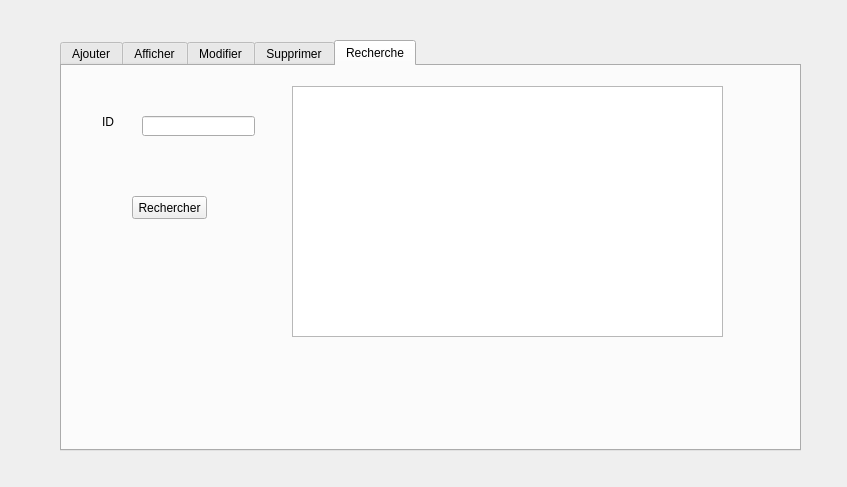
<?xml version="1.0" encoding="UTF-8"?>
<ui version="4.0">
 <class>Places</class>
 <widget class="QDialog" name="Places">
  <property name="geometry">
   <rect>
    <x>0</x>
    <y>0</y>
    <width>847</width>
    <height>487</height>
   </rect>
  </property>
  <property name="windowTitle">
   <string>Dialog</string>
  </property>
  <widget class="QTabWidget" name="GrerPlaces">
   <property name="geometry">
    <rect>
     <x>60</x>
     <y>40</y>
     <width>741</width>
     <height>411</height>
    </rect>
   </property>
   <property name="currentIndex">
    <number>4</number>
   </property>
   <widget class="QWidget" name="tab_7">
    <attribute name="title">
     <string>Ajouter</string>
    </attribute>
    <widget class="QLabel" name="label_3">
     <property name="geometry">
      <rect>
       <x>60</x>
       <y>140</y>
       <width>47</width>
       <height>13</height>
      </rect>
     </property>
     <property name="text">
      <string>Zone</string>
     </property>
    </widget>
    <widget class="QLabel" name="label">
     <property name="geometry">
      <rect>
       <x>60</x>
       <y>60</y>
       <width>47</width>
       <height>13</height>
      </rect>
     </property>
     <property name="text">
      <string>NUM</string>
     </property>
    </widget>
    <widget class="QLineEdit" name="lineEdit_Etat">
     <property name="geometry">
      <rect>
       <x>130</x>
       <y>100</y>
       <width>113</width>
       <height>20</height>
      </rect>
     </property>
     <property name="placeholderText">
      <string/>
     </property>
    </widget>
    <widget class="QPushButton" name="AjouterPlaces">
     <property name="geometry">
      <rect>
       <x>240</x>
       <y>200</y>
       <width>131</width>
       <height>31</height>
      </rect>
     </property>
     <property name="text">
      <string>Ajouter</string>
     </property>
    </widget>
    <widget class="QLineEdit" name="lineEdit_Zone">
     <property name="geometry">
      <rect>
       <x>130</x>
       <y>140</y>
       <width>113</width>
       <height>20</height>
      </rect>
     </property>
    </widget>
    <widget class="QLineEdit" name="lineEdit_NUM">
     <property name="geometry">
      <rect>
       <x>130</x>
       <y>60</y>
       <width>113</width>
       <height>20</height>
      </rect>
     </property>
    </widget>
    <widget class="QLabel" name="label_7">
     <property name="geometry">
      <rect>
       <x>60</x>
       <y>100</y>
       <width>47</width>
       <height>13</height>
      </rect>
     </property>
     <property name="text">
      <string>Etat</string>
     </property>
    </widget>
   </widget>
   <widget class="QWidget" name="tab_8">
    <attribute name="title">
     <string>Afficher</string>
    </attribute>
    <widget class="QTableView" name="tableViewPlaces">
     <property name="geometry">
      <rect>
       <x>40</x>
       <y>20</y>
       <width>371</width>
       <height>251</height>
      </rect>
     </property>
    </widget>
    <widget class="QPushButton" name="AfficherPlaces">
     <property name="geometry">
      <rect>
       <x>490</x>
       <y>190</y>
       <width>91</width>
       <height>31</height>
      </rect>
     </property>
     <property name="text">
      <string>Afficher</string>
     </property>
    </widget>
    <widget class="QRadioButton" name="radioButton">
     <property name="geometry">
      <rect>
       <x>480</x>
       <y>80</y>
       <width>82</width>
       <height>17</height>
      </rect>
     </property>
     <property name="text">
      <string>ID</string>
     </property>
    </widget>
    <widget class="QRadioButton" name="radioButton_2">
     <property name="geometry">
      <rect>
       <x>480</x>
       <y>110</y>
       <width>82</width>
       <height>17</height>
      </rect>
     </property>
     <property name="text">
      <string>Etat</string>
     </property>
    </widget>
    <widget class="QRadioButton" name="radioButton_3">
     <property name="geometry">
      <rect>
       <x>480</x>
       <y>140</y>
       <width>82</width>
       <height>17</height>
      </rect>
     </property>
     <property name="text">
      <string>Zone</string>
     </property>
    </widget>
   </widget>
   <widget class="QWidget" name="tab_11">
    <attribute name="title">
     <string>Modifier</string>
    </attribute>
    <widget class="QPushButton" name="ModifierPlaces">
     <property name="geometry">
      <rect>
       <x>250</x>
       <y>210</y>
       <width>101</width>
       <height>21</height>
      </rect>
     </property>
     <property name="text">
      <string>Modifier</string>
     </property>
    </widget>
    <widget class="QLabel" name="label_4">
     <property name="geometry">
      <rect>
       <x>80</x>
       <y>70</y>
       <width>47</width>
       <height>13</height>
      </rect>
     </property>
     <property name="text">
      <string>NUM</string>
     </property>
    </widget>
    <widget class="QLineEdit" name="lineEdit_Etat_2">
     <property name="geometry">
      <rect>
       <x>150</x>
       <y>110</y>
       <width>113</width>
       <height>20</height>
      </rect>
     </property>
     <property name="placeholderText">
      <string/>
     </property>
    </widget>
    <widget class="QLabel" name="label_8">
     <property name="geometry">
      <rect>
       <x>80</x>
       <y>110</y>
       <width>47</width>
       <height>13</height>
      </rect>
     </property>
     <property name="text">
      <string>Etat</string>
     </property>
    </widget>
    <widget class="QComboBox" name="comboBoxPLACE">
     <property name="geometry">
      <rect>
       <x>150</x>
       <y>60</y>
       <width>111</width>
       <height>22</height>
      </rect>
     </property>
     <property name="editable">
      <bool>true</bool>
     </property>
     <item>
      <property name="text">
       <string/>
      </property>
     </item>
    </widget>
    <widget class="QPushButton" name="pushButton">
     <property name="geometry">
      <rect>
       <x>280</x>
       <y>60</y>
       <width>75</width>
       <height>23</height>
      </rect>
     </property>
     <property name="text">
      <string>PushButton</string>
     </property>
    </widget>
   </widget>
   <widget class="QWidget" name="tab_12">
    <attribute name="title">
     <string>Supprimer</string>
    </attribute>
    <widget class="QLabel" name="label_5">
     <property name="geometry">
      <rect>
       <x>120</x>
       <y>70</y>
       <width>47</width>
       <height>13</height>
      </rect>
     </property>
     <property name="text">
      <string>NUM</string>
     </property>
    </widget>
    <widget class="QLineEdit" name="lineEdit_NUM_3">
     <property name="geometry">
      <rect>
       <x>180</x>
       <y>60</y>
       <width>113</width>
       <height>31</height>
      </rect>
     </property>
    </widget>
    <widget class="QPushButton" name="SupprimerPlaces">
     <property name="geometry">
      <rect>
       <x>240</x>
       <y>170</y>
       <width>81</width>
       <height>21</height>
      </rect>
     </property>
     <property name="text">
      <string>Supprimer</string>
     </property>
    </widget>
   </widget>
   <widget class="QWidget" name="tab_4">
    <attribute name="title">
     <string>Recherche</string>
    </attribute>
    <widget class="QPushButton" name="Rechercherplace">
     <property name="geometry">
      <rect>
       <x>70</x>
       <y>130</y>
       <width>75</width>
       <height>23</height>
      </rect>
     </property>
     <property name="text">
      <string>Rechercher</string>
     </property>
    </widget>
    <widget class="QLineEdit" name="lineEditRechercher_2">
     <property name="geometry">
      <rect>
       <x>80</x>
       <y>50</y>
       <width>113</width>
       <height>20</height>
      </rect>
     </property>
    </widget>
    <widget class="QLabel" name="label_19">
     <property name="geometry">
      <rect>
       <x>40</x>
       <y>40</y>
       <width>61</width>
       <height>31</height>
      </rect>
     </property>
     <property name="text">
      <string>ID</string>
     </property>
    </widget>
    <widget class="QTableView" name="tableView_2">
     <property name="geometry">
      <rect>
       <x>230</x>
       <y>20</y>
       <width>431</width>
       <height>251</height>
      </rect>
     </property>
    </widget>
   </widget>
  </widget>
 </widget>
 <resources/>
 <connections/>
</ui>
